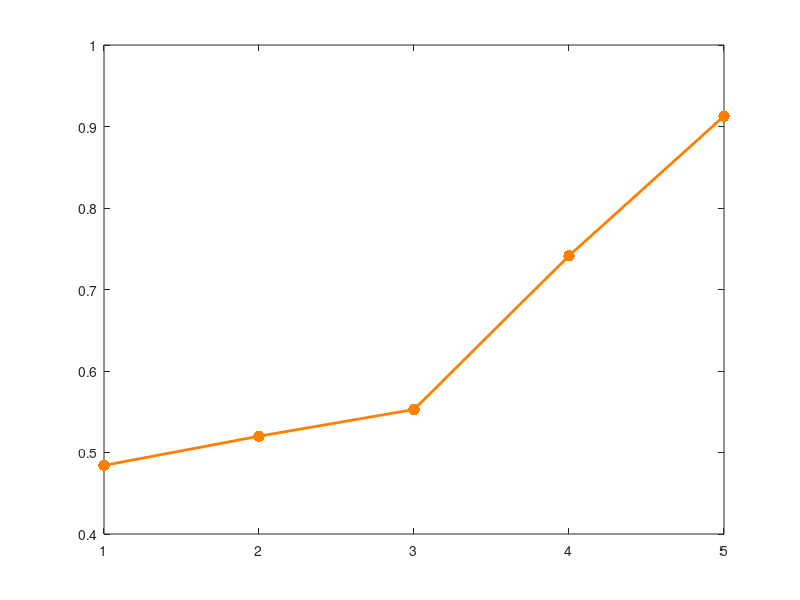

Write MATLAB code to recreate this figure. (Note: this script raises an error after producing the figure.)
clc;
clear;
close all;
%%
load Behave_SData.mat;
%%
Aindx = SData(:, end-1);
Lindx = find(Aindx == 2);
Hindx = find(Aindx == 1);
Cohs = [1.6, 3.2, 6.4, 12.8, 25.6];
NumSub = length(unique(SData(:, end)));


TmpData_Low = SData(Lindx, :);
for i=1:size(Cohs,2)
    cBin = find(TmpData_Low(:, 2) == Cohs(i));
    tmpdata = TmpData_Low(cBin,:);
    for si=1:NumSub
        sBin = find(tmpdata(:,end) == si);
        MeanVal_L(si,i) = mean(tmpdata(sBin, 1)/6);
    end
    SEMConfLow(i) = std(MeanVal_L(:,i))./sqrt(NumSub);
    LowConf(i) = mean(MeanVal_L(:,i));   
end


TmpData_High = SData(Hindx, :);
for i=1:size(Cohs,2)
    cBin = find(TmpData_High(:, 2) == Cohs(i));
    tmpdata = TmpData_High(cBin,:);
    for si=1:NumSub
        sBin = find(tmpdata(:,end) == si);
        MeanVal_H(si,i) = mean(tmpdata(sBin, 1)/6);
    end
    SEMConfHigh(i) = std(MeanVal_H(:,i))./sqrt(NumSub);
    HighConf(i) = mean(MeanVal_H(:,i));   
end


P{1} = plot(1:i,LowConf,'.-','Color',[1 .5 0],'MarkerSize',25,'LineWidth',2);
hold on;
MyErrorBar(1:i,LowConf,SEMConfLow,[1 .5 0]);

hold on;
P{2} = plot(1:i,HighConf,'.-','Color',[1 0 1],'MarkerSize',25,'LineWidth',2);
hold on;
MyErrorBar(1:i,HighConf,SEMConfHigh,[1 0 1]);

hold on;
set(gca,'Box','off');
set(gcf,'Color','w');
xlabel('Stimulus Strength (%coh)')
ylabel('Confidence');
lg.FontSize = 12;
xtick = [1:5];
xticklabe={'1.6%','','6.4%','','25.6%'};
set(gca,'XTick',xtick,'XTickLabel',xticklabe,'FontSize',12);
legend boxoff;
set(gca,'TickDir','out');
set(gca,'FontSize',20);
set(gca,'linewidth',1.5);
xlim([0 5.5]);
ylim([.2 1]);
%%
Cohs = SData(:,2);
Confs = SData(:,1);
Subs = SData(:,end);
Condition = SData(:,end-1);

MyTable = table(Subs,Cohs,Confs,Condition);

glme = fitglme(MyTable,...
    'Confs ~ 1+ Condition + Cohs + (1|Subs)',...
    'Distribution','Normal','Link','identity','FitMethod','MPL',...
    'DummyVarCoding','effects')
[glme.Coefficients.Estimate(2:end),glme.Coefficients.SE(2:end),...
    glme.Coefficients.Lower(2:end),glme.Coefficients.Upper(2:end),...
    glme.Coefficients.tStat(2:end),glme.Coefficients.pValue(2:end)]
